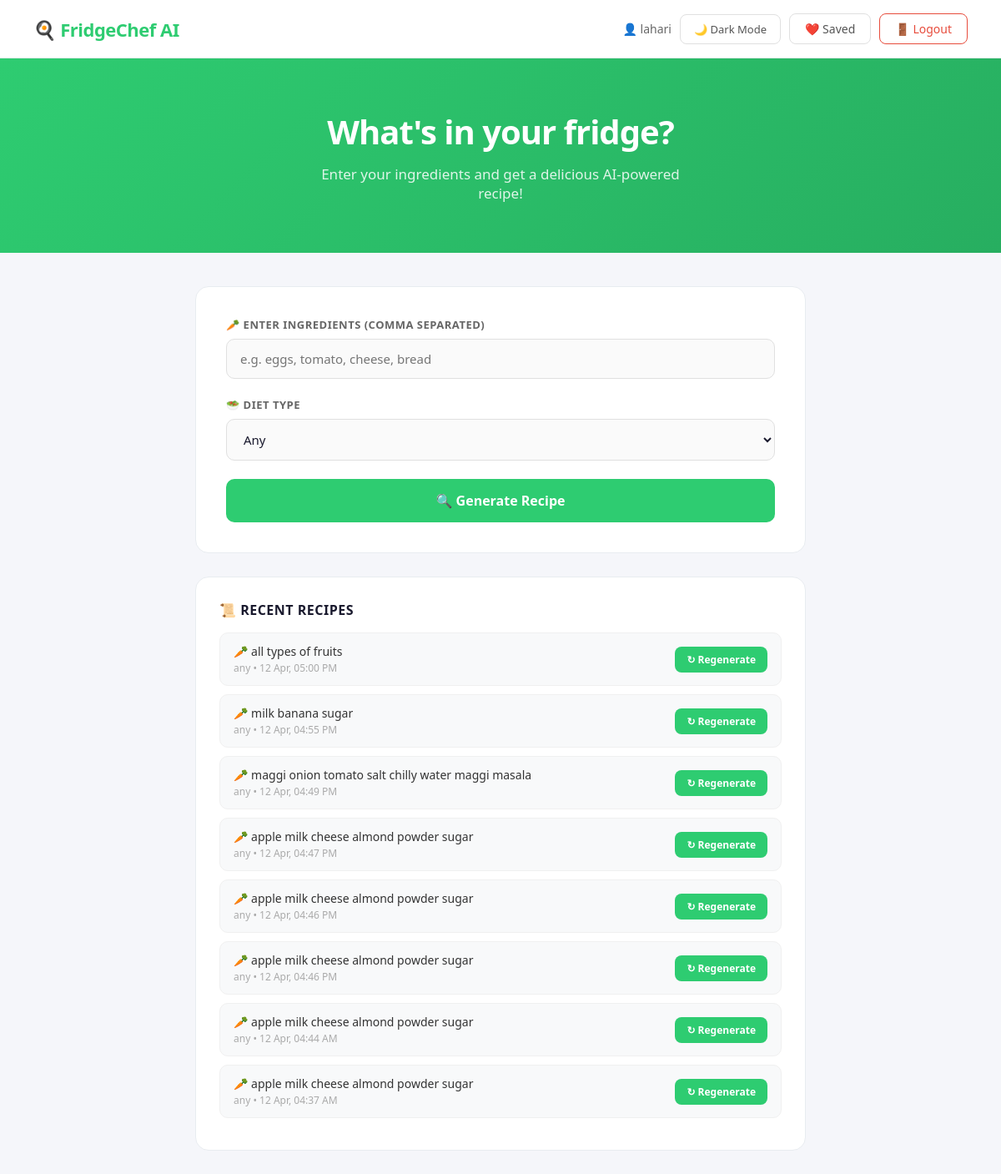
Page / (signed in) on the earlier database version.
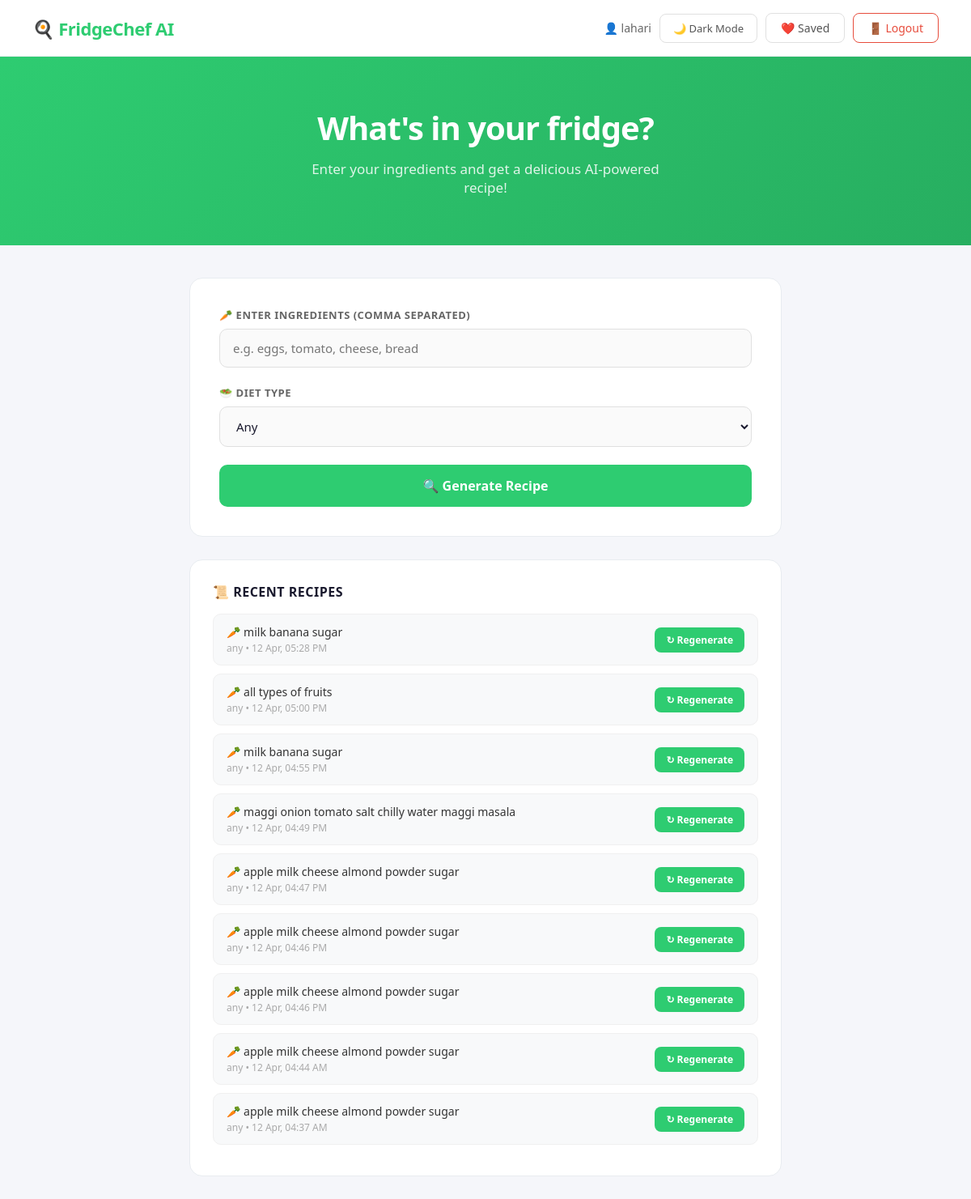
Same page on the later database version.
### models/recipe.py (models this page shows, shortened)
class User(db.Model, UserMixin):
    id = db.Column(db.Integer, primary_key=True)
    username = db.Column(db.String(100), unique=True, nullable=False)
    email = db.Column(db.String(150), unique=True, nullable=False)
    password = db.Column(db.String(200), nullable=False)
    created_at = db.Column(db.DateTime, default=datetime.utcnow)
    recipes = db.relationship('Recipe', backref='user', lazy=True)
    history = db.relationship('RecipeHistory', backref='user', lazy=True)

class RecipeHistory(db.Model):
    id = db.Column(db.Integer, primary_key=True)
    ingredients = db.Column(db.Text, nullable=False)
    recipe_text = db.Column(db.Text, nullable=False)
    diet_type = db.Column(db.String(50), default='any')
    generated_at = db.Column(db.DateTime, default=datetime.utcnow)
    user_id = db.Column(db.Integer, db.ForeignKey('user.id'), nullable=False)

### routes/recipe_routes.py (the view, shortened to what this page needs)
@recipe_bp.route('/', methods=['GET', 'POST'])
@login_required
def index():
    recipe_text = None
    ingredients = ''
    diet_type = 'any'
    error = None
    nutrition = None
    history_list = RecipeHistory.query.filter_by(
        user_id=current_user.id
    ).order_by(RecipeHistory.generated_at.desc()).limit(10).all()
    return render_template('index.html',
                           recipe=recipe_text,
                           nutrition=nutrition,
                           ingredients=ingredients,
                           diet_type=diet_type,
                           error=error,
                           history_list=history_list)

### app.py (called while the page is built)
@login_manager.user_loader
def load_user(user_id):
    return User.query.get(int(user_id))

### templates/index.html (shortened to what this page needs)
<!DOCTYPE html>
<html lang="en">
<head>
    <link rel="stylesheet" href="{{ url_for('static', filename='style.css') }}">
</head>
<body>
    <nav class="navbar">
        <h1>🍳 FridgeChef AI</h1>
        <div style="display:flex; gap:10px; align-items:center;">
            <span style="font-size:14px; color:#666;">
                👤 {{ current_user.username }}
            </span>
            <button onclick="toggleDarkMode()" class="dark-toggle" id="themeBtn">
                🌙 Dark Mode
            </button>
            <a href="/favourites" class="nav-link">❤️ Saved</a>
            <a href="/logout" class="nav-link" style="color:#e74c3c; border-color:#e74c3c;">
                🚪 Logout
            </a>
        </div>
    </nav>
    <div class="hero">
        <h2>What's in your fridge?</h2>
        <p>Enter your ingredients and get a delicious AI-powered recipe!</p>
    </div>
    <div class="container">
        <form method="POST" class="recipe-form">
            <div class="form-group">
                <label>🥕 Enter Ingredients (comma separated)</label>
                <input
                    type="text"
                    name="ingredients"
                    placeholder="e.g. eggs, tomato, cheese, bread"
                    value="{{ ingredients }}"
                    required
                />
            </div>
            <div class="form-group">
                <label>🥗 Diet Type</label>
                <select name="diet_type">
                    <option value="any" {% if diet_type == 'any' %}selected{% endif %}>Any</option>
                </select>
            </div>
            <button type="submit" class="btn-primary">🔍 Generate Recipe</button>
        </form>
        {% if history_list %}
        <div class="history-section">
            <h3>📜 Recent Recipes</h3>
            {% for item in history_list %}
            <div class="history-item">
                <div>
                    <div class="history-ingredients">🥕 {{ item.ingredients }}</div>
                    <div class="history-meta">
                        {{ item.diet_type }} • {{ item.generated_at.strftime('%d %b, %I:%M %p') }}
                    </div>
                </div>
                <form method="POST" style="margin:0;">
                    <button type="submit" class="btn-regenerate">↻ Regenerate</button>
                </form>
            </div>
            {% endfor %}
        </div>
        {% endif %}
    </div>
</body>
</html>

### static/style.css (style rules this page uses)
* { margin: 0; padding: 0; box-sizing: border-box; font-family: 'Segoe UI', system-ui, sans-serif; }
body { background: #f5f6fa; color: #1a1a2e; min-height: 100vh; transition: background 0.3s, color 0.3s; }
.navbar { background: #ffffff; border-bottom: 1px solid #e8ecf0; padding: 16px 40px; display: flex; justify-content: space-between; align-items: center; position: sticky; top: 0; z-index: 100; transition: background 0.3s, border-color 0.3s; }
.navbar h1 { font-size: 22px; font-weight: 700; color: #2ecc71; letter-spacing: -0.5px; }
.nav-link { color: #555; text-decoration: none; font-size: 14px; font-weight: 500; padding: 8px 18px; border-radius: 8px; border: 1px solid #e0e0e0; transition: all 0.2s; }
.dark-toggle { background: transparent; border: 1.5px solid #e0e0e0; padding: 8px 16px; border-radius: 8px; cursor: pointer; font-size: 13px; font-weight: 500; color: #555; transition: all 0.3s; }
.hero { background: linear-gradient(135deg, #2ecc71 0%, #27ae60 100%); color: white; text-align: center; padding: 60px 20px; transition: background 0.3s; }
.hero h2 { font-size: 40px; font-weight: 700; margin-bottom: 12px; letter-spacing: -1px; }
.hero p { font-size: 17px; opacity: 0.85; max-width: 480px; margin: 0 auto; }
.container { max-width: 780px; margin: 40px auto; padding: 0 24px; }
.recipe-form { background: #ffffff; padding: 36px; border-radius: 16px; border: 1px solid #e8ecf0; margin-bottom: 28px; transition: background 0.3s, border-color 0.3s; }
.form-group { margin-bottom: 22px; }
.form-group label { display: block; font-size: 13px; font-weight: 600; color: #666; text-transform: uppercase; letter-spacing: 0.5px; margin-bottom: 8px; transition: color 0.3s; }
.form-group input, .form-group select { width: 100%; padding: 13px 16px; border: 1.5px solid #e0e0e0; border-radius: 10px; font-size: 15px; color: #1a1a2e; background: #fafafa; transition: all 0.2s; outline: none; }
.btn-primary { background: #2ecc71; color: white; border: none; padding: 15px 30px; border-radius: 10px; font-size: 16px; font-weight: 600; cursor: pointer; width: 100%; transition: all 0.2s; }
.history-section { background: #ffffff; padding: 28px; border-radius: 16px; border: 1px solid #e8ecf0; margin-top: 28px; transition: background 0.3s, border-color 0.3s; }
.history-section h3 { font-size: 16px; font-weight: 700; color: #1a1a2e; margin-bottom: 16px; text-transform: uppercase; letter-spacing: 0.5px; transition: color 0.3s; }
.history-item { display: flex; justify-content: space-between; align-items: center; padding: 12px 16px; background: #f8f9fa; border-radius: 10px; margin-bottom: 10px; border: 1px solid #f0f0f0; transition: background 0.3s, border-color 0.3s; }
.history-ingredients { font-size: 14px; color: #333; font-weight: 500; transition: color 0.3s; }
.history-meta { font-size: 12px; color: #aaa; margin-top: 2px; }
.btn-regenerate { background: #2ecc71; color: white; border: none; padding: 7px 14px; border-radius: 8px; font-size: 12px; font-weight: 600; cursor: pointer; white-space: nowrap; }

Differences in the rows shown:
added RecipeHistory: ingredients "milk banana sugar", diet_type "any", generated_at "12 Apr, 05:28 PM"
